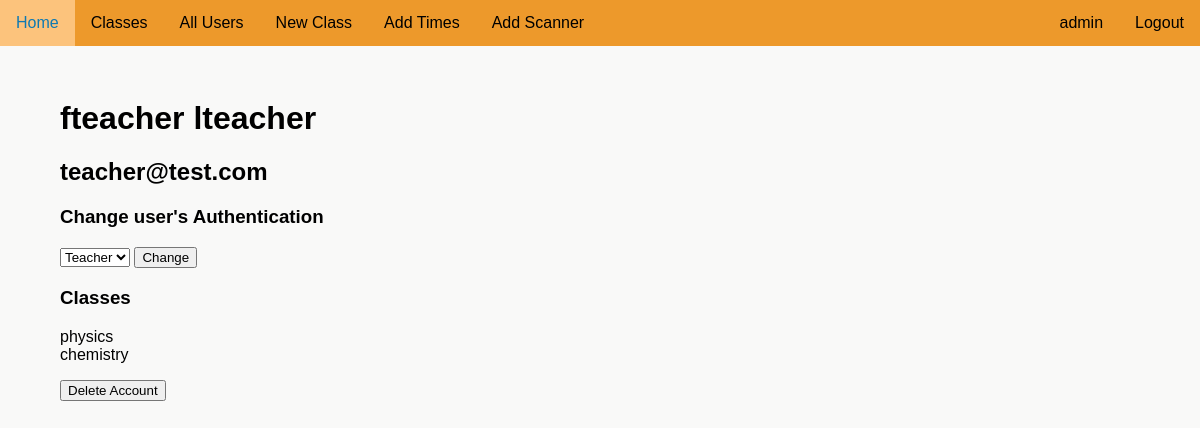
The app's page /account/teach (signed in) with its own data.
### attendanceproject/models.py (models this page shows)
class User(UserMixin, db.Model):
    __tablename__ = "user"
    id = db.Column(db.Integer, unique=True, nullable=False, primary_key=True)
    fname = db.Column(db.Text(20), nullable=False)
    lname = db.Column(db.Text(20), nullable=False)
    user_code = db.Column(db.Text(8), nullable=False, unique=True)
    email = db.Column(db.Text(50), nullable=False, unique=True)
    password = db.Column(db.Text(90), nullable=False)
    auth = db.Column(db.Text(10), nullable=True)
    tags = db.relationship('Tag', backref='user_tag')
    subjects = db.relationship('UserSubject', back_populates='user')
    attnd_times = db.relationship('AttendanceTime', backref='subject_attnd_times')

class UserSubject(db.Model):
    __tablename__ = "user_subject"
    id = db.Column(db.Integer, unique=True, nullable=False, primary_key=True)
    user_id = db.Column(db.Integer, db.ForeignKey('user.id')) # Foreign Key
    user_type = db.Column(db.Text(10), nullable=False) # Teacher or student relationship to class
    subject_id = db.Column(db.Integer, db.ForeignKey('subject_code.id')) # Foreign Key
    user = db.relationship('User', back_populates='subjects')
    subject = db.relationship('SubjectCode', back_populates='users')

class SubjectCode(db.Model):
    __tablename__ = "subject_code"
    id = db.Column(db.Integer, unique=True, nullable=False, primary_key=True)
    name = db.Column(db.Text(50), nullable=False)
    code = db.Column(db.Text(50), unique=True, nullable=False)
    join_code = db.Column(db.Text(10), unique=True, nullable=False)
    users = db.relationship('UserSubject', back_populates='subject')
    times = db.relationship('SubjectTimes', back_populates='subject')
    scanner = db.relationship('Scanner', back_populates='subject')

### attendanceproject/routes.py (the view, shortened to what this page needs)
@app.route('/account/<user_code>', methods=['GET', 'POST'])
@login_required
@fresh_login_required
def account(user_code):
    if current_user.auth == 'student':
        if current_user.user_code != user_code:
            flash('You do not have access to this page')
            return redirect(url_for('home'))
    user = User.query.filter_by(user_code=user_code).first()
    if not user:
        flash('User does not exist')
        return redirect(url_for('home'))
    if current_user.auth == "admin" and user.auth != "admin":
        form = SetAuth(user_auth=user.auth)
        delete_form = DeleteAccount()
    else:
        form = None
        delete_form = None
    return render_template("account.html", user=user, form=form, passwdform=None, delete_form=delete_form)

### attendanceproject/forms.py
class SetAuth(FlaskForm):
    user_auth = SelectField("Authentication", choices=[("teacher", "Teacher"), ("student", "Student")])
    submit = SubmitField('Change')

class DeleteAccount(FlaskForm):
    delete = SubmitField('Delete Account')

### attendanceproject/models.py (called while the page is built)
@login_manager.user_loader
def load_user(user_id):
    return User.query.get(int(user_id))

### attendanceproject/templates/account.html (shortened to what this page needs)
{% extends "layout.html" %}
{% block content %}
    <h1>{{ user.fname }} {{ user.lname }}</h1>
    <h2>{{ user.email }}</h2>
    {% if form %}
        <h3>Change user's Authentication</h3>
        <form action="" method="POST">
            {{ form.user_auth }}
            {{ form.submit }}
        </form>
    {% endif %}
    <h3>Classes</h3>
    {% if user.subjects %}
        <ul>
            {% for subject in user.subjects %}
                <li>{{ subject.subject.name }}</li>
            {% endfor %}
        </ul>
    {% else %}
        <p>Not enrolled in any classes</p>
    {% endif %}
    {% if delete_form %}
        <form action="" method="POST">
            {{ delete_form.delete }}
        </form>
    {% endif %}
{% endblock %}

### attendanceproject/templates/navigation.html (shortened to what this page needs)
<div id='nav'>
    <ul>
        <div id="nav-left">
            <li><a href="{{url_for('home')}}">Home</a></li>
            {% if current_user.is_authenticated %}
                {% if current_user.auth == 'admin' %}
                    <li><a href="{{url_for('all_classes')}}">Classes</a></li>
                    <li><a href="{{url_for('all_users')}}">All Users</a></li>
                    <li><a href="{{url_for('create_class')}}">New Class</a></li>
                {% endif %}
                {% if current_user.auth == 'admin' %}
                    <li><a href="{{url_for('addtime')}}">Add Times</a></li>
                    <li><a href="{{url_for('scanner')}}">Add Scanner</a></li>
                {% endif %}
            {% endif %}
        </div>
        <div id="nav-right">
            {% if current_user.is_authenticated %}
                <li><a href="{{url_for('logout')}}">Logout</a></li>
                <li><a href="{{url_for('account', user_code=current_user.user_code)}}">{{ current_user.fname }}</a></li>
            {% endif %}
        </div>
    </ul>
</div>

### attendanceproject/static/style.css (style rules this page uses)
:root { --main: #ed992b; --headings: #0E79B2; --errors: #C12E47; }
html { font-family: 'Noto Sans JP', sans-serif; background-color: rgb(249, 249, 248); }
body { margin: 0; margin-left: auto; margin-right: auto; }
ul { list-style-type: None; padding-inline-start: 0; }
#nav ul { list-style-type: none; position: fixed; top: 0; width: 100%; margin: 0; padding: 0; background-color: var(--main); min-width: 555px; }
#nav-left li { float: left; }
#nav-right li { float: right; }
#nav li a { display: block; color: black; text-align: center; padding: 14px 16px; text-decoration: none; }

### records on screen
User: fname "admin"
User: fname "fteacher", lname "lteacher", email "teacher@test.com"
UserSubject: subject.name "physics"
UserSubject: subject.name "chemistry"
